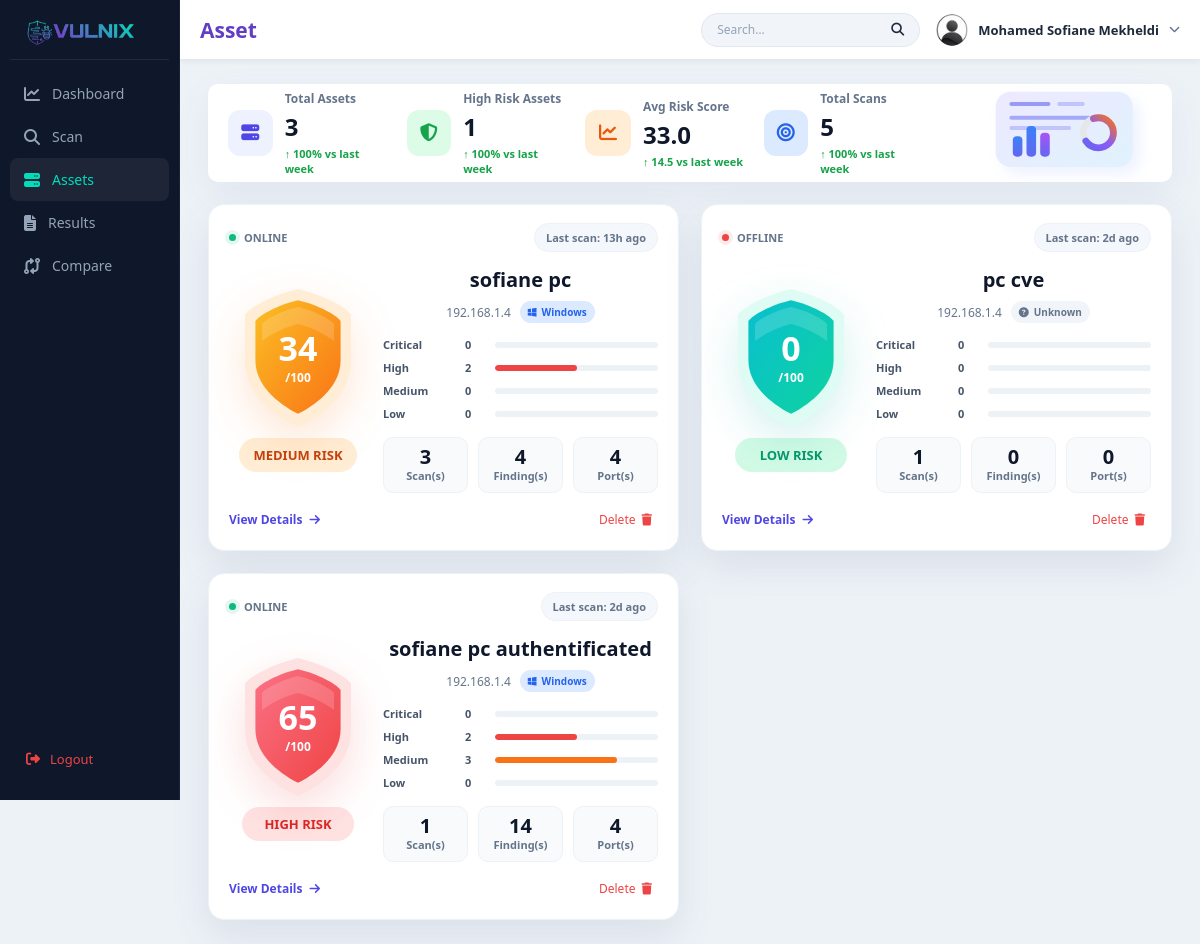
/asset (signed in), run on the app's committed database.
### tables this page shows
CREATE TABLE scans (
        id INTEGER PRIMARY KEY AUTOINCREMENT,
        user_email TEXT NOT NULL,
        target TEXT NOT NULL,
        scan_type TEXT NOT NULL,
        scan_mode TEXT,
        status TEXT NOT NULL DEFAULT 'scanning',
        result_json TEXT,
        error_message TEXT,
        created_at TEXT NOT NULL,
        completed_at TEXT
    , machine_name TEXT);

### main.py (the view)
@app.route("/asset")
def asset_page():
    if "user" not in session:
        return redirect(url_for("home"))
    ensure_scans_table()
    user_email = session["user"]["email"]
    scans = fetch_user_scans(user_email)
    assets = fetch_user_assets(user_email)
    asset_stats = build_asset_page_stats(assets)
    return render_template(
        "asset.html",
        user=session["user"],
        active="asset",
        assets=assets,
        asset_stats=asset_stats,
        scans=scans,
    )

### main.py (called while the page is built)
def get_db_connection():
    conn = sqlite3.connect(DB_PATH)
    conn.row_factory = sqlite3.Row
    return conn

def ensure_scans_table():
    conn = get_db_connection()
    cursor = conn.cursor()
    cursor.execute(
        """
        CREATE TABLE IF NOT EXISTS scans (
            id INTEGER PRIMARY KEY AUTOINCREMENT,
            user_email TEXT NOT NULL,
            machine_name TEXT,
            target TEXT NOT NULL,
            scan_type TEXT NOT NULL,
            scan_mode TEXT,
            status TEXT NOT NULL DEFAULT 'scanning',
            result_json TEXT,
            error_message TEXT,
            created_at TEXT NOT NULL,
            completed_at TEXT
        )
        """
    )
    columns = {
        row[1]
        for row in cursor.execute("PRAGMA table_info(scans)").fetchall()
    }
    if "machine_name" not in columns:
        cursor.execute("ALTER TABLE scans ADD COLUMN machine_name TEXT")
    conn.commit()
    conn.close()

def fetch_user_scans(user_email):
    conn = get_db_connection()
    rows = conn.execute(
        """
        SELECT id, machine_name, target, scan_type, scan_mode, status, created_at, completed_at
        FROM scans
        WHERE user_email = ?
        ORDER BY created_at DESC, id DESC
        """,
        (user_email,),
    ).fetchall()
    conn.close()
    scans = [dict(row) for row in rows]
    for display_no, scan in enumerate(scans, start=1):
        scan["display_no"] = display_no
        scan["asset_label"] = scan.get("machine_name") or scan.get("target")
    return scans

def fetch_scan(scan_id, user_email):
    conn = get_db_connection()
    row = conn.execute(
        "SELECT * FROM scans WHERE id = ? AND user_email = ?",
        (scan_id, user_email),
    ).fetchone()
    conn.close()
    if not row:
        return None
    scan = dict(row)
    display_no = 1
    for index, listed_scan in enumerate(fetch_user_scans(user_email), start=1):
        if listed_scan["id"] == scan["id"]:
            display_no = index
            break
    scan["display_no"] = display_no
    scan["asset_label"] = scan.get("machine_name") or scan.get("target")
    return scan

def load_scan_result(scan):
    if not scan or not scan.get("result_json"):
        return None, None
    try:
        return json.loads(scan["result_json"]), None
    except (TypeError, json.JSONDecodeError) as exc:
        return None, f"Saved scan result could not be read: {exc}"

### templates/asset.html (shortened to what this page needs)
{% extends "base.html" %}
{% block extra_css %}
<link rel="stylesheet" href="{{ url_for('static', filename='css/asset.css') }}">
{% endblock %}
{% block content %}
<div class="assets-page">
    <section class="stats-row">
        <div class="stat-card">
            <div class="stat-icon purple">
                <i class="fas fa-server"></i>
            </div>
            <div>
                <p>Total Assets</p>
                <h2>{{ asset_stats.total_assets }}</h2>
                <span class="stat-change">&uarr; 100% vs last week</span>
            </div>
        </div>
        <div class="stat-card">
            <div class="stat-icon green">
                <i class="fas fa-shield-alt"></i>
            </div>
            <div>
                <p>High Risk Assets</p>
                <h2>{{ asset_stats.high_risk_assets }}</h2>
                <span class="stat-change">&uarr; 100% vs last week</span>
            </div>
        </div>
        <div class="stat-card">
            <div class="stat-icon orange">
                <i class="fas fa-chart-line"></i>
            </div>
            <div>
                <p>Avg Risk Score</p>
                <h2>{{ asset_stats.average_risk_score }}</h2>
                <span class="stat-change">&uarr; 14.5 vs last week</span>
            </div>
        </div>
        <div class="stat-card">
            <div class="stat-icon blue">
                <i class="fas fa-bullseye"></i>
            </div>
            <div>
                <p>Total Scans</p>
                <h2>{{ asset_stats.total_scans }}</h2>
                <span class="stat-change">&uarr; 100% vs last week</span>
            </div>
        </div>
        <div class="stat-visual">
        </div>
    </section>
    <section class="asset-grid" id="assetGrid">
        {% if assets %}
            {% for asset in assets %}
                <article class="asset-card">
                    <div class="asset-card-head">
                        <span class="asset-status {{ 'online' if asset.is_online else 'offline' }}">
                            <i></i>
                            {{ "ONLINE" if asset.is_online else "OFFLINE" }}
                        </span>
                        <span class="last-scan">Last scan: {{ asset.last_scan_human }}</span>
                    </div>
                    <div class="asset-card-body">
                        <div class="score-block">
                            <div class="score-wrapper {{ asset.risk_class }}">
                                <svg class="score-shield-svg" viewBox="0 0 130 150" aria-hidden="true">
                                    <defs>
                                        <linearGradient id="assetShieldGrad{{ loop.index }}" x1="0" y1="0" x2="1" y2="1">
                                            <stop offset="0%" stop-color="var(--shield-start)"/>
                                            <stop offset="100%" stop-color="var(--shield-end)"/>
                                        </linearGradient>
                                    </defs>
                                    <path class="shield-aura" d="M65 2 C90 8 114 20 121 29 V78 C121 111 94 135 65 148 C36 135 9 111 9 78 V29 C16 20 40 8 65 2Z"/>
                                    <path class="shield-body" fill="url(#assetShieldGrad{{ loop.index }})" d="M65 14 C86 19 105 29 110 36 V77 C110 103 88 122 65 134 C42 122 20 103 20 77 V36 C25 29 44 19 65 14Z"/>
                                    <path class="shield-shine" d="M65 21 C84 26 98 33 103 39 V57 C91 48 78 42 65 39 C52 42 39 48 27 57 V39 C32 33 46 26 65 21Z"/>
                                </svg>
                                <div class="score-value">
                                    <strong>{{ asset.risk_score }}</strong>
                                    <span>/100</span>
                                </div>
                            </div>
                            <span class="risk-pill {{ asset.risk_class }}">
                                {{ asset.risk_label }}
                            </span>
                        </div>
                        <div class="asset-main">
                            <h2>{{ asset.name }}</h2>
                            <div class="asset-sub">
                                <span>{{ asset.target }}</span>
                                <span class="os-badge {{ asset.os_class }}">
                                    <i class="{{ asset.os_icon }}"></i>
                                    {{ asset.os_label }}
                                </span>
                            </div>
                            <div class="severity-bars">
                                {% for row in asset.severity_rows %}
                                    <div class="severity-row">
                                        <span>{{ row.label }}</span>
                                        <b>{{ row.count }}</b>
                                        <i class="{{ row.slug }}" style="--w: {{ row.width }}%;"></i>
                                    </div>
                                {% endfor %}
                            </div>
                            <div class="asset-meta">
                                <span><b>{{ asset.scan_count }}</b> Scan(s)</span>
                                <span><b>{{ asset.findings }}</b> Finding(s)</span>
                                <span><b>{{ asset.open_ports }}</b> Port(s)</span>
                            </div>
                        </div>
                    </div>
                    <div class="asset-footer">
                        <a class="details-link" href="{{ url_for('result', scan_id=asset.latest_scan_id) }}">
                            View Details <i class="fas fa-arrow-right"></i>
                        </a>
<form method="POST"
      action="{{ url_for('delete_scan', scan_id=asset.latest_scan_id) }}"
      class="delete-form">
    <button
        class="delete-btn"
        type="button"
        onclick="openDeleteModal(this)">
        <span>Delete</span>
        <i class="fas fa-trash"></i>
    </button>
</form>
                    </div>
                </article>
            {% endfor %}
        {% endif %}
    </section>
</div>
{% endblock %}

### static/css/base.css (style rules this page uses)
* { margin: 0; padding: 0; box-sizing: border-box; font-family: "Segoe UI", sans-serif; }
body { background: #edf2f7; font-size: 13px; color: #1e293b; overflow-x: hidden; }
h1, h2, h3 { font-weight: 600; }
p, span { font-weight: 400; }
:root { --bg-main: #0F172A; --bg-soft: #111827; --card: #ffffff; --border: #e2e8f0; --text-main: #1e293b; --text-muted: #64748b; --primary: #7f30cb; --accent: #01dcba; --danger: #ef4444; }

### data on the page
scans: is_online "ONLINE", last_scan_human "13h ago", risk_score "34", risk_label "MEDIUM RISK", name "sofiane pc", target "192.168.1.4", os_label "Windows", label "Critical" "High" "Medium" "Low", count "0" "2" "0" "0", {{ row.width }} 50 (drawn), scan_count "3", findings "4", open_ports "4"
scans: is_online "OFFLINE", last_scan_human "2d ago", risk_score "0", risk_label "LOW RISK", name "pc cve", target "192.168.1.4", os_label "Unknown", label "Critical" "High" "Medium" "Low", count "0" "0" "0" "0", scan_count "1", findings "0", open_ports "0"
scans: is_online "ONLINE", last_scan_human "2d ago", risk_score "65", risk_label "HIGH RISK", name "sofiane pc authentificated", target "192.168.1.4", os_label "Windows", label "Critical" "High" "Medium" "Low", count "0" "2" "3" "0", {{ row.width }} 50 (drawn), {{ row.width }} 75 (drawn), scan_count "1", findings "14", open_ports "4"

### other printed values
{{ active|capitalize }} "Asset"
{{ user.name.title() }} "Mohamed Sofiane Mekheldi"
{{ asset_stats.total_assets }} "3"
{{ asset_stats.high_risk_assets }} "1"
{{ asset_stats.average_risk_score }} "33.0"
{{ asset_stats.total_scans }} "5"
